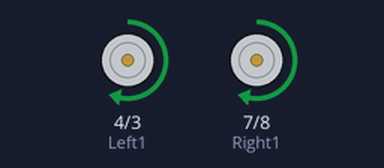
Bench run of a sketch on a simulated Arduino Uno, built with avr-gcc and run on an emulated ATmega328P. Shown: motor-driver pin pairs drawn as motors (green arrow = first pin HIGH = forward, orange = second pin HIGH = backward, longer = more drive, scaled by the enable pin).

Above: at 1.0 s.
At 4.0 s:
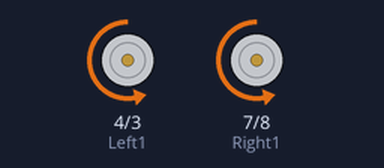
At 8.0 s:
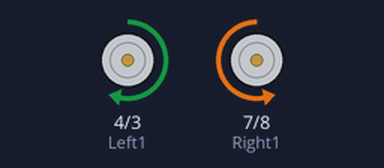
At 9.0 s:
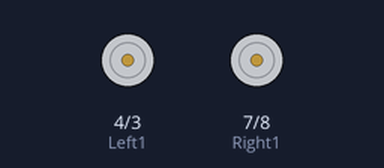
Timing chart, 0 to 12.4 s (numbered marks = the images above):
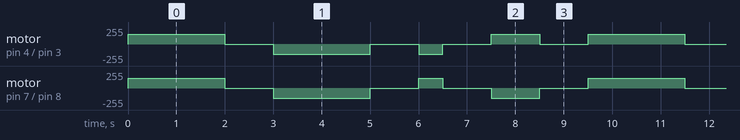

The sketch:

RCC01_f_All_Basic_Movements_Rx.ino
```cpp
#define Left1 4
#define Left2 3
#define Left_Speed 5

#define Right1 7
#define Right2 8
#define Right_Speed 6

void setup() {
  pinMode(Left1, OUTPUT);
  pinMode(Left2,OUTPUT);
  pinMode(Left_Speed,OUTPUT); //pwm

  pinMode(Right1, OUTPUT);
  pinMode(Right2,OUTPUT);
  pinMode(Right_Speed,OUTPUT); //pwm

}


void loop() {
  analogWrite(Left_Speed,150);
  analogWrite(Right_Speed,150);

  forward();
  delay(2000);
  stop();
  delay(1000);

  backward();
  delay(2000);
  stop();
  delay(1000);

  left();
  delay(500);
  stop();
  delay(1000);

  right();
  delay(1000);
  stop();
  delay(1000);

}

void forward(){  //forword
digitalWrite(Left1, HIGH);
digitalWrite(Left2, LOW);
digitalWrite(Right1, HIGH);
digitalWrite(Right2, LOW);
}

void backward(){  //forword
digitalWrite(Left1, LOW);
digitalWrite(Left2, HIGH);
digitalWrite(Right1, LOW);
digitalWrite(Right2, HIGH);
}

void left(){ //turnLeft
digitalWrite(Left1, LOW);
digitalWrite(Left2, HIGH);
digitalWrite(Right1, HIGH);
digitalWrite(Right2, LOW);
}

void right(){ //turnLeft
digitalWrite(Left1, HIGH);
digitalWrite(Left2, LOW);
digitalWrite(Right1, LOW);
digitalWrite(Right2, HIGH);
}

void stop(){
digitalWrite(Left1, LOW);
digitalWrite(Left2, LOW);
digitalWrite(Right1, LOW);
digitalWrite(Right2, LOW);
}
```

Measured:
- by itself, motor on pin 4 (Left1) / pin 3 (Left2): repeats every 9.5 s: stopped 1.0 s, backward 150/255 2.0 s, stopped 1.0 s, backward 150/255 0.50 s, stopped 1.0 s, forward 150/255 1.0 s, stopped 1.0 s, forward 150/255 2.0 s
- by itself, motor on pin 7 (Right1) / pin 8 (Right2): repeats every 9.5 s: stopped 1.0 s, backward 150/255 2.0 s, stopped 1.0 s, forward 150/255 0.50 s, stopped 1.0 s, backward 150/255 1.0 s, stopped 1.0 s, forward 150/255 2.0 s
